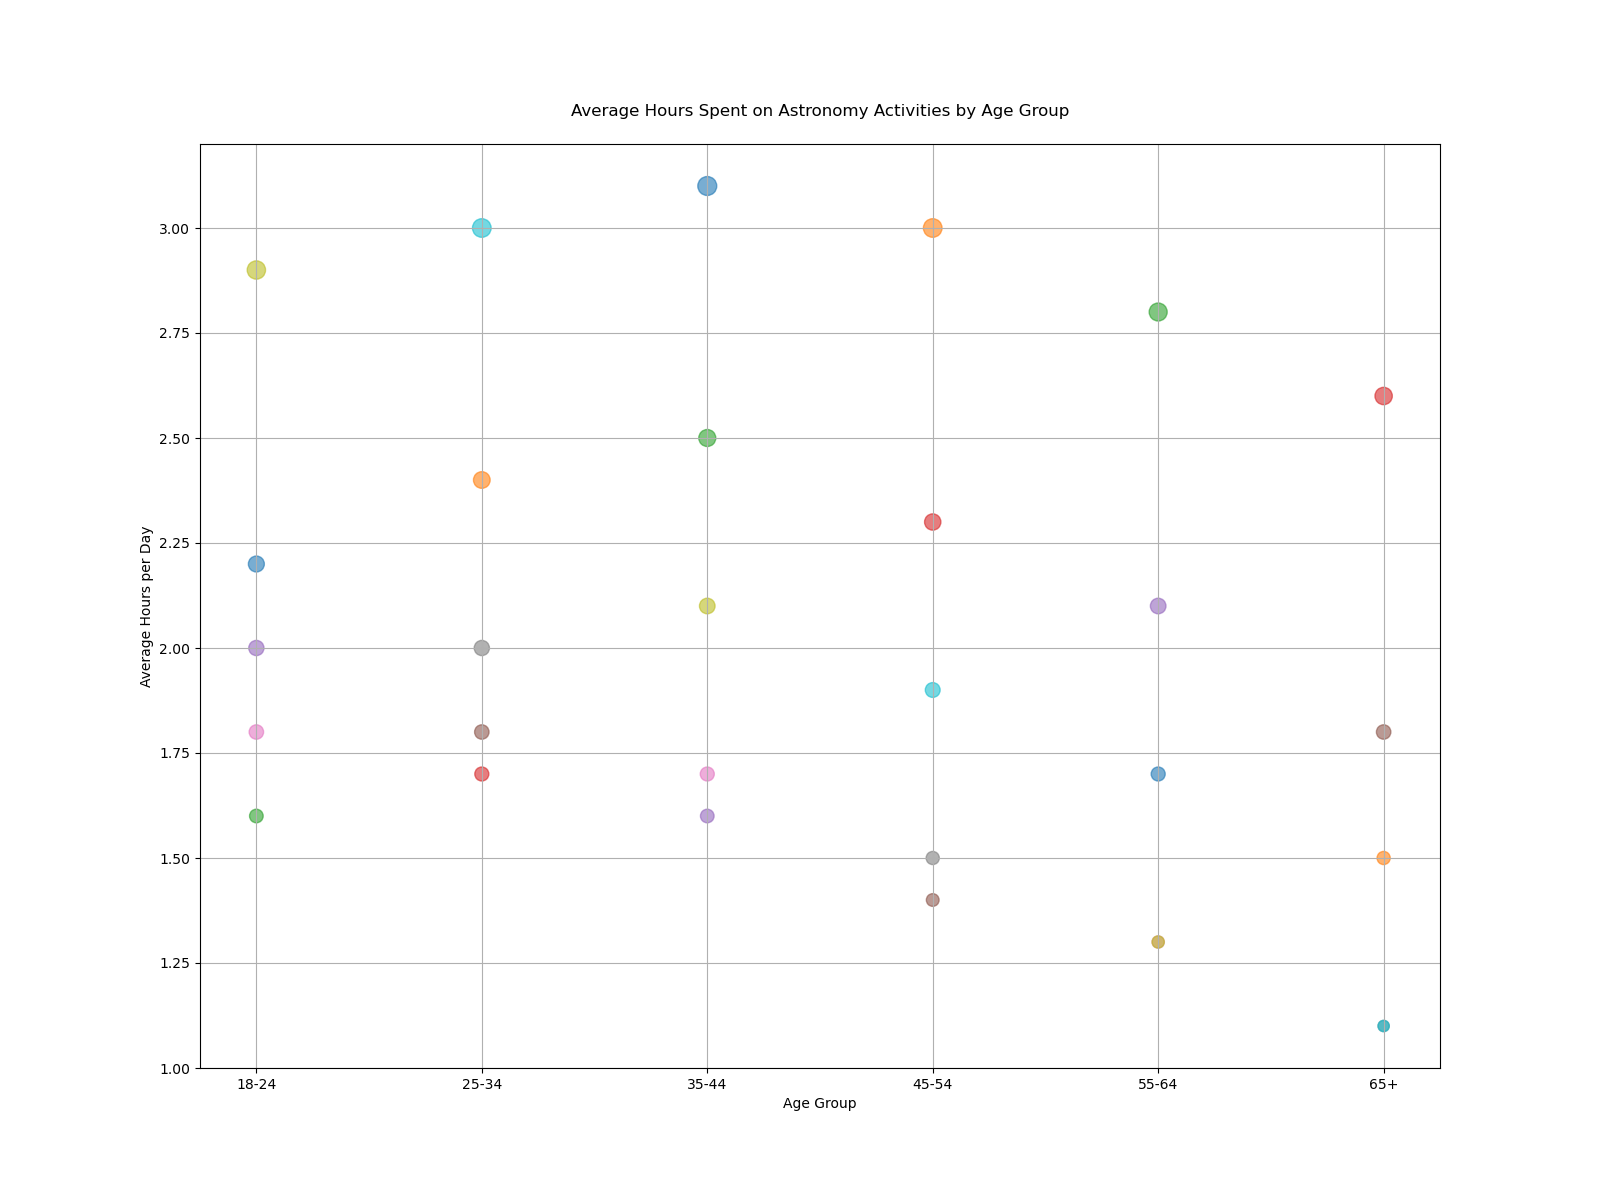

Python code for this plot:

import matplotlib.pyplot as plt

categories = ['Stargazing', 'Meteor Showers', 'Reading Space Books', 'Watching Space Documentaries', 'Space-Themed Video Games']
age_groups = ['18-24', '25-34', '35-44', '45-54', '55-64', '65+']
hours = [
    [2.2, 2.4, 2.5, 2.3, 2.1, 1.8],
    [1.8, 2.0, 2.1, 1.9, 1.7, 1.5],
    [1.6, 1.7, 1.6, 1.4, 1.3, 1.1],
    [2.9, 3.0, 3.1, 3.0, 2.8, 2.6],
    [2.0, 1.8, 1.7, 1.5, 1.3, 1.1]
]

flat_age_groups = age_groups * len(categories)
flat_hours = [hour for sublist in hours for hour in sublist]
bubble_sizes = [size * 60 for size in flat_hours]

colors = [
    '#1f77b4', '#ff7f0e', '#2ca02c', '#d62728', '#9467bd',
    '#8c564b', '#e377c2', '#7f7f7f', '#bcbd22', '#17becf',
    '#1f77b4', '#ff7f0e', '#2ca02c', '#d62728', '#9467bd',
    '#8c564b', '#e377c2', '#7f7f7f', '#bcbd22', '#17becf',
    '#1f77b4', '#ff7f0e', '#2ca02c', '#d62728', '#9467bd',
    '#8c564b', '#e377c2', '#7f7f7f', '#bcbd22', '#17becf'
]

plt.figure(figsize=(16, 12))
plt.scatter(flat_age_groups, flat_hours, s=bubble_sizes, c=colors, alpha=0.6)

plt.title('Average Hours Spent on Astronomy Activities by Age Group', pad=20)
plt.xlabel('Age Group')
plt.ylabel('Average Hours per Day')

plt.grid(True)

plt.show()
